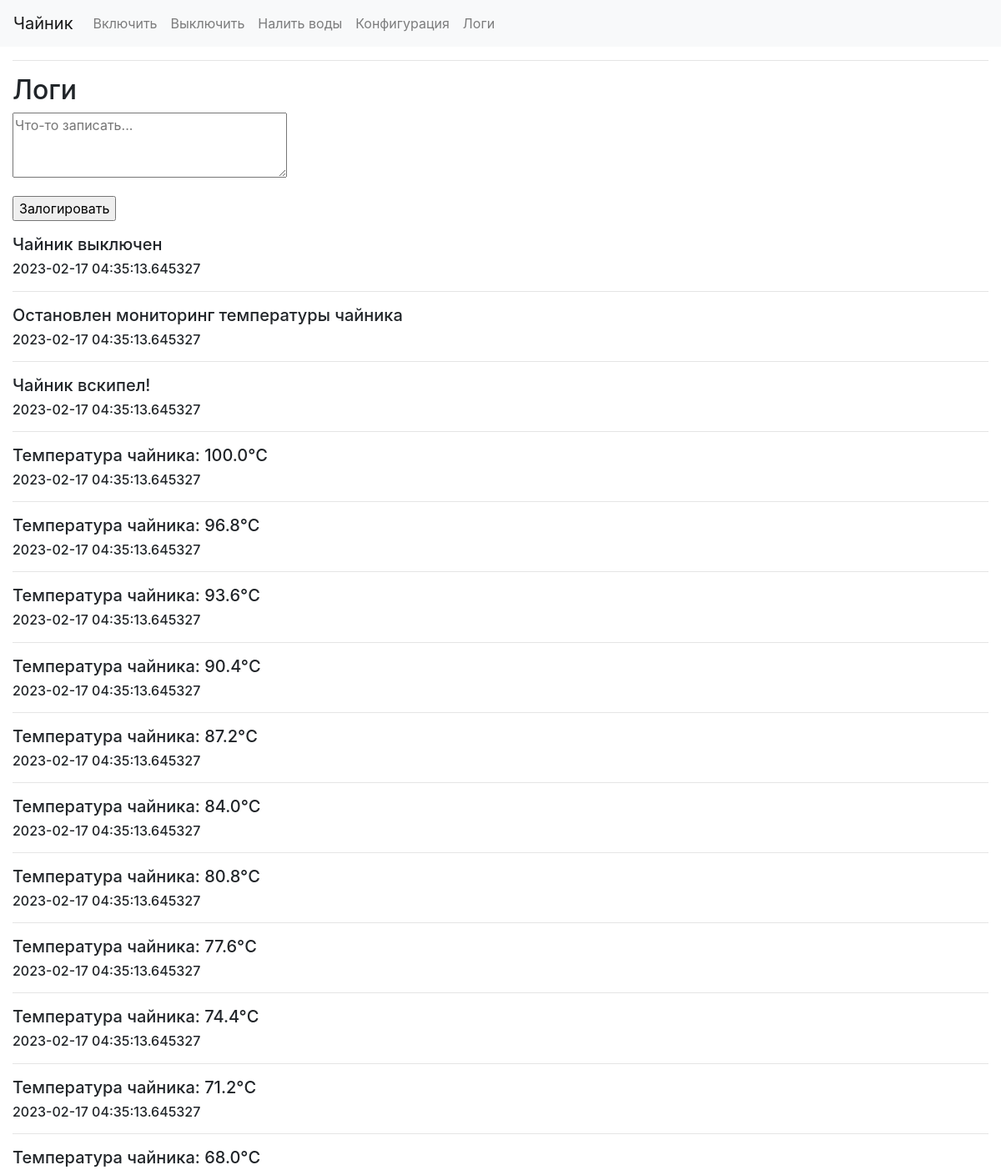
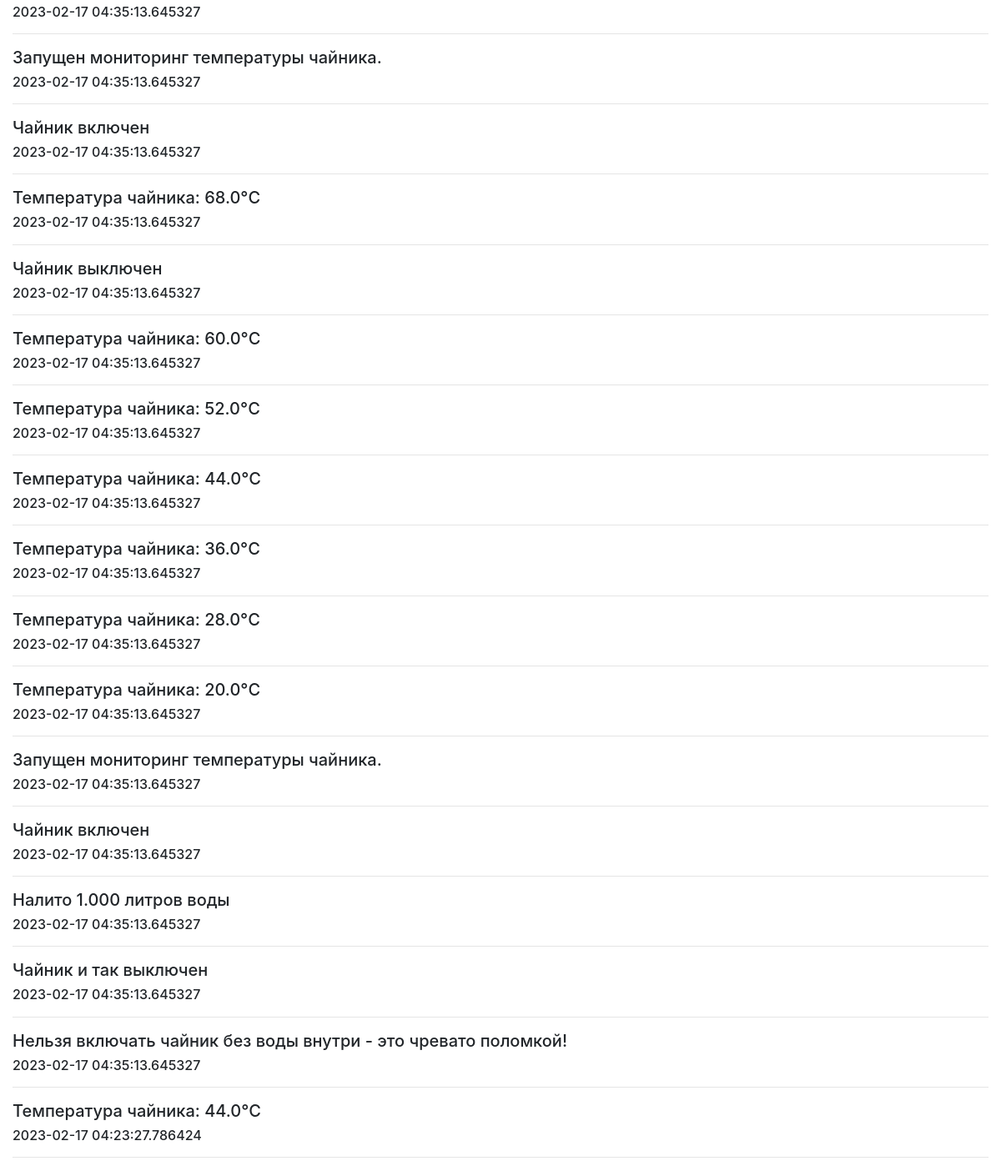
Page /logs on the committed database (2 pictures, top to bottom).
### app/models.py (models this page shows, shortened)
@dataclass(init=True)
class Logs(db.Model):
    id: int
    message: str
    created_at: datetime.datetime
    id = db.Column(db.Integer, primary_key=True, autoincrement=True)
    message = db.Column(db.String(255))
    created_at = db.Column(db.DateTime, default=datetime.datetime.now())

### app/main/routes.py (the view)
@bp.route('/logs', methods=['GET', 'POST'])
def logs():
    logs_ = Logs.query.order_by(Logs.id.desc()).limit(30)
    if request.method == 'POST':
        new_log = Logs(message=request.form['message'])
        db.session.add(new_log)
        db.session.commit()
        return redirect(url_for('main.logs'))
    return render_template('logs.html', logs=logs_)

### app/templates/logs.html
{% extends 'base.html' %}
{% block content %}
    <h2>{% block title %} Логи {% endblock %}</h2>
    <div class="logs">
        <div class="log">
            <div class="new-log">
                <form method="POST">
                    <p>
                        <textarea id="log-content"
                                  name="message"
                                  placeholder="Что-то записать..."
                                  cols="30" rows="3"></textarea>
                    </p>
                    <p>
                        <input type="submit" value="Залогировать">
                    </p>
                </form>
            </div>
            <div class="logs-list">
                {% for log in logs %}
                    <div class="log">
                        <h5>{{ log.message }}</h5>
                        <h6>{{ log.created_at }}</h6>
                        <hr>
                    </div>
                {% endfor %}
            </div>
        </div>
    </div>
{% endblock %}

### app/templates/base.html (shortened to what this page needs)
<!DOCTYPE html>
<html lang="en">
<head>
    <link rel="stylesheet" href="https://stackpath.bootstrapcdn.com/bootstrap/4.3.1/css/bootstrap.min.css"
>
</head>
<body>
<nav class="navbar navbar-expand-lg navbar-light bg-light">
    <a class="navbar-brand" href="{{ url_for('main.index') }}">Чайник</a>
    <div class="collapse navbar-collapse" id="navbarNav">
        <ul class="navbar-nav">
            <li class="nav-item">
                <a class="nav-link" href="{{ url_for('main.turn_on') }}">Включить</a>
            </li>
            <li class="nav-item">
                <a class="nav-link" href="{{ url_for('main.turn_off') }}">Выключить</a>
            </li>
            <li class="nav-item">
                <a class="nav-link" href="{{ url_for('main.pour_water') }}">Налить воды</a>
            </li>
            <li class="nav-item">
                <a class="nav-link" href="{{ url_for('main.reconfigure') }}">Конфигурация</a>
            </li>
            <li class="nav-item">
                <a class="nav-link" href="{{ url_for('main.logs') }}">Логи </a>
            </li>
        </ul>
    </div>
</nav>
<div class="container-fluid">
    <div class="row">
        <div class="col-12">
            <hr>
        </div>
    </div>
    <div class="row">
        <div class="col-12">
            <div class="content">
                {% block content %} {% endblock %}
            </div>
        </div>
    </div>
</div>
</body>
</html>

### rows in the picture
Logs: message "Чайник выключен", created_at "2023-02-17 04:35:13.645327"
Logs: message "Остановлен мониторинг температуры чайника", created_at "2023-02-17 04:35:13.645327"
Logs: message "Чайник вскипел!", created_at "2023-02-17 04:35:13.645327"
Logs: message "Температура чайника: 100.0°C", created_at "2023-02-17 04:35:13.645327"
Logs: message "Температура чайника: 96.8°C", created_at "2023-02-17 04:35:13.645327"
Logs: message "Температура чайника: 93.6°C", created_at "2023-02-17 04:35:13.645327"
Logs: message "Температура чайника: 90.4°C", created_at "2023-02-17 04:35:13.645327"
Logs: message "Температура чайника: 87.2°C", created_at "2023-02-17 04:35:13.645327"
Logs: message "Температура чайника: 84.0°C", created_at "2023-02-17 04:35:13.645327"
Logs: message "Температура чайника: 80.8°C", created_at "2023-02-17 04:35:13.645327"
Logs: message "Температура чайника: 77.6°C", created_at "2023-02-17 04:35:13.645327"
Logs: message "Температура чайника: 74.4°C", created_at "2023-02-17 04:35:13.645327"
Logs: message "Температура чайника: 71.2°C", created_at "2023-02-17 04:35:13.645327"
Logs: message "Температура чайника: 68.0°C", created_at "2023-02-17 04:35:13.645327"
Logs: message "Запущен мониторинг температуры чайника.", created_at "2023-02-17 04:35:13.645327"
Logs: message "Чайник включен", created_at "2023-02-17 04:35:13.645327"
Logs: message "Температура чайника: 68.0°C", created_at "2023-02-17 04:35:13.645327"
Logs: message "Чайник выключен", created_at "2023-02-17 04:35:13.645327"
Logs: message "Температура чайника: 60.0°C", created_at "2023-02-17 04:35:13.645327"
Logs: message "Температура чайника: 52.0°C", created_at "2023-02-17 04:35:13.645327"
Logs: message "Температура чайника: 44.0°C", created_at "2023-02-17 04:35:13.645327"
Logs: message "Температура чайника: 36.0°C", created_at "2023-02-17 04:35:13.645327"
Logs: message "Температура чайника: 28.0°C", created_at "2023-02-17 04:35:13.645327"
Logs: message "Температура чайника: 20.0°C", created_at "2023-02-17 04:35:13.645327"
Logs: message "Запущен мониторинг температуры чайника.", created_at "2023-02-17 04:35:13.645327"
Logs: message "Чайник включен", created_at "2023-02-17 04:35:13.645327"
Logs: message "Налито 1.000 литров воды", created_at "2023-02-17 04:35:13.645327"
Logs: message "Чайник и так выключен", created_at "2023-02-17 04:35:13.645327"
Logs: message "Нельзя включать чайник без воды внутри - это чревато поломкой!", created_at "2023-02-17 04:35:13.645327"
Logs: message "Температура чайника: 44.0°C", created_at "2023-02-17 04:23:27.786424"
